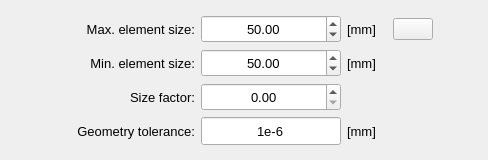
               <widget class="QWidget" name="tab_main">
                <attribute name="title">
                 <string>Main</string>
                </attribute>
                <layout class="QGridLayout" name="gridLayout_6">
                 <item row="0" column="0">
                  <widget class="QFrame" name="frame_6">
                   <property name="minimumSize">
                    <size>
                     <width>0</width>
                     <height>62</height>
                    </size>
                   </property>
                   <property name="maximumSize">
                    <size>
                     <width>16777215</width>
                     <height>180</height>
                    </size>
                   </property>
                   <property name="frameShape">
                    <enum>QFrame::Shape::NoFrame</enum>
                   </property>
                   <layout class="QGridLayout" name="gridLayout_10">
                    <property name="leftMargin">
                     <number>4</number>
                    </property>
                    <property name="topMargin">
                     <number>4</number>
                    </property>
                    <property name="rightMargin">
                     <number>4</number>
                    </property>
                    <property name="bottomMargin">
                     <number>4</number>
                    </property>
                    <property name="horizontalSpacing">
                     <number>6</number>
                    </property>
                    <item row="2" column="2">
                     <widget class="QDoubleSpinBox" name="doubleSpinBox_minimum_element_size">
                      <property name="minimumSize">
                       <size>
                        <width>140</width>
                        <height>28</height>
                       </size>
                      </property>
                      <property name="maximumSize">
                       <size>
                        <width>140</width>
                        <height>16777215</height>
                       </size>
                      </property>
                      <property name="font">
                       <font>
                        <pointsize>10</pointsize>
                       </font>
                      </property>
                      <property name="alignment">
                       <set>Qt::AlignmentFlag::AlignCenter</set>
                      </property>
                      <property name="decimals">
                       <number>2</number>
                      </property>
                      <property name="minimum">
                       <double>0.010000000000000</double>
                      </property>
                      <property name="maximum">
                       <double>2000.000000000000000</double>
                      </property>
                      <property name="singleStep">
                       <double>2.000000000000000</double>
                      </property>
                      <property name="value">
                       <double>50.000000000000000</double>
                      </property>
                     </widget>
                    </item>
                    <item row="3" column="2">
                     <widget class="QDoubleSpinBox" name="doubleSpinBox_size_factor">
                      <property name="minimumSize">
                       <size>
                        <width>140</width>
                        <height>28</height>
                       </size>
                      </property>
                      <property name="maximumSize">
                       <size>
                        <width>140</width>
                        <height>16777215</height>
                       </size>
                      </property>
                      <property name="font">
                       <font>
                        <pointsize>10</pointsize>
                       </font>
                      </property>
                      <property name="alignment">
                       <set>Qt::AlignmentFlag::AlignCenter</set>
                      </property>
                      <property name="decimals">
                       <number>2</number>
                      </property>
                      <property name="minimum">
                       <double>0.000000000000000</double>
                      </property>
                      <property name="maximum">
                       <double>2.000000000000000</double>
                      </property>
                      <property name="singleStep">
                       <double>0.100000000000000</double>
                      </property>
                      <property name="value">
                       <double>0.000000000000000</double>
                      </property>
                     </widget>
                    </item>
                    <item row="1" column="2">
                     <widget class="QDoubleSpinBox" name="doubleSpinBox_maximum_element_size">
                      <property name="minimumSize">
                       <size>
                        <width>140</width>
                        <height>28</height>
                       </size>
                      </property>
                      <property name="maximumSize">
                       <size>
                        <width>140</width>
                        <height>16777215</height>
                       </size>
                      </property>
                      <property name="font">
                       <font>
                        <pointsize>10</pointsize>
                       </font>
                      </property>
                      <property name="alignment">
                       <set>Qt::AlignmentFlag::AlignCenter</set>
                      </property>
                      <property name="decimals">
                       <number>2</number>
                      </property>
                      <property name="minimum">
                       <double>0.010000000000000</double>
                      </property>
                      <property name="maximum">
                       <double>2000.000000000000000</double>
                      </property>
                      <property name="singleStep">
                       <double>2.000000000000000</double>
                      </property>
                      <property name="value">
                       <double>50.000000000000000</double>
                      </property>
                     </widget>
                    </item>
                    <item row="4" column="2">
                     <widget class="QLineEdit" name="lineEdit_geometry_tolerance">
                      <property name="minimumSize">
                       <size>
                        <width>140</width>
                        <height>28</height>
                       </size>
                      </property>
                      <property name="maximumSize">
                       <size>
                        <width>140</width>
                        <height>16777215</height>
                       </size>
                      </property>
                      <property name="font">
                       <font>
                        <pointsize>10</pointsize>
                       </font>
                      </property>
                      <property name="text">
                       <string>1e-6</string>
                      </property>
                      <property name="alignment">
                       <set>Qt::AlignmentFlag::AlignCenter</set>
                      </property>
                     </widget>
                    </item>
                    <item row="1" column="1">
                     <widget class="QLabel" name="label_3">
                      <property name="minimumSize">
                       <size>
                        <width>140</width>
                        <height>20</height>
                       </size>
                      </property>
                      <property name="maximumSize">
                       <size>
                        <width>240</width>
                        <height>16777215</height>
                       </size>
                      </property>
                      <property name="font">
                       <font>
                        <pointsize>10</pointsize>
                       </font>
                      </property>
                      <property name="text">
                       <string>Max. element size:</string>
                      </property>
                      <property name="alignment">
                       <set>Qt::AlignmentFlag::AlignRight|Qt::AlignmentFlag::AlignTrailing|Qt::AlignmentFlag::AlignVCenter</set>
                      </property>
                     </widget>
                    </item>
                    <item row="4" column="3">
                     <widget class="QLabel" name="label_5">
                      <property name="minimumSize">
                       <size>
                        <width>40</width>
                        <height>0</height>
                       </size>
                      </property>
                      <property name="maximumSize">
                       <size>
                        <width>48</width>
                        <height>16777215</height>
                       </size>
                      </property>
                      <property name="font">
                       <font>
                        <pointsize>10</pointsize>
                       </font>
                      </property>
                      <property name="text">
                       <string>[mm]</string>
                      </property>
                     </widget>
                    </item>
                    <item row="1" column="3">
                     <widget class="QLabel" name="label_4">
                      <property name="minimumSize">
                       <size>
                        <width>40</width>
                        <height>0</height>
                       </size>
                      </property>
                      <property name="maximumSize">
                       <size>
                        <width>48</width>
                        <height>16777215</height>
                       </size>
                      </property>
                      <property name="font">
                       <font>
                        <pointsize>10</pointsize>
                       </font>
                      </property>
                      <property name="text">
                       <string>[mm]</string>
                      </property>
                     </widget>
                    </item>
                    <item row="3" column="1">
                     <widget class="QLabel" name="label_9">
                      <property name="minimumSize">
                       <size>
                        <width>140</width>
                        <height>20</height>
                       </size>
                      </property>
                      <property name="maximumSize">
                       <size>
                        <width>240</width>
                        <height>16777215</height>
                       </size>
                      </property>
                      <property name="font">
                       <font>
                        <pointsize>10</pointsize>
                       </font>
                      </property>
                      <property name="text">
                       <string>Size factor:</string>
                      </property>
                      <property name="alignment">
                       <set>Qt::AlignmentFlag::AlignRight|Qt::AlignmentFlag::AlignTrailing|Qt::AlignmentFlag::AlignVCenter</set>
                      </property>
                     </widget>
                    </item>
                    <item row="1" column="0">
                     <spacer name="horizontalSpacer_8">
                      <property name="orientation">
                       <enum>Qt::Orientation::Horizontal</enum>
                      </property>
                      <property name="sizeHint" stdset="0">
                       <size>
                        <width>40</width>
                        <height>20</height>
                       </size>
                      </property>
                     </spacer>
                    </item>
                    <item row="1" column="5">
                     <spacer name="horizontalSpacer_7">
                      <property name="orientation">
                       <enum>Qt::Orientation::Horizontal</enum>
                      </property>
                      <property name="sizeHint" stdset="0">
                       <size>
                        <width>40</width>
                        <height>20</height>
                       </size>
                      </property>
                     </spacer>
                    </item>
                    <item row="2" column="3">
                     <widget class="QLabel" name="label_18">
                      <property name="minimumSize">
                       <size>
                        <width>40</width>
                        <height>0</height>
                       </size>
                      </property>
                      <property name="maximumSize">
                       <size>
                        <width>48</width>
                        <height>16777215</height>
                       </size>
                      </property>
                      <property name="font">
                       <font>
                        <pointsize>10</pointsize>
                       </font>
                      </property>
                      <property name="text">
                       <string>[mm]</string>
                      </property>
                     </widget>
                    </item>
                    <item row="2" column="1">
                     <widget class="QLabel" name="label_17">
                      <property name="minimumSize">
                       <size>
                        <width>140</width>
                        <height>20</height>
                       </size>
                      </property>
                      <property name="maximumSize">
                       <size>
                        <width>240</width>
                        <height>16777215</height>
                       </size>
                      </property>
                      <property name="font">
                       <font>
                        <pointsize>10</pointsize>
                       </font>
                      </property>
                      <property name="text">
                       <string>Min. element size:</string>
                      </property>
                      <property name="alignment">
                       <set>Qt::AlignmentFlag::AlignRight|Qt::AlignmentFlag::AlignTrailing|Qt::AlignmentFlag::AlignVCenter</set>
                      </property>
                     </widget>
                    </item>
                    <item row="1" column="4">
                     <widget class="QPushButton" name="pushButton_syncrhonize">
                      <property name="toolTip">
                       <string>&lt;html&gt;&lt;head/&gt;&lt;body&gt;&lt;p&gt;Synchronize the minimum and maximum sizes&lt;/p&gt;&lt;/body&gt;&lt;/html&gt;</string>
                      </property>
                      <property name="text">
                       <string/>
                      </property>
                      <property name="icon">
                       <iconset resource="../../icons/resources.qrc">
                        <normaloff>:/icons/sync_enabled.png</normaloff>:/icons/sync_enabled.png</iconset>
                      </property>
                      <property name="iconSize">
                       <size>
                        <width>20</width>
                        <height>20</height>
                       </size>
                      </property>
                      <property name="autoDefault">
                       <bool>false</bool>
                      </property>
                     </widget>
                    </item>
                    <item row="4" column="1">
                     <widget class="QLabel" name="label_2">
                      <property name="minimumSize">
                       <size>
                        <width>140</width>
                        <height>20</height>
                       </size>
                      </property>
                      <property name="maximumSize">
                       <size>
                        <width>240</width>
                        <height>16777215</height>
                       </size>
                      </property>
                      <property name="font">
                       <font>
                        <pointsize>10</pointsize>
                       </font>
                      </property>
                      <property name="text">
                       <string>Geometry tolerance:</string>
                      </property>
                      <property name="alignment">
                       <set>Qt::AlignmentFlag::AlignRight|Qt::AlignmentFlag::AlignTrailing|Qt::AlignmentFlag::AlignVCenter</set>
                      </property>
                     </widget>
                    </item>
                   </layout>
                  </widget>
                 </item>
                </layout>
               </widget>
